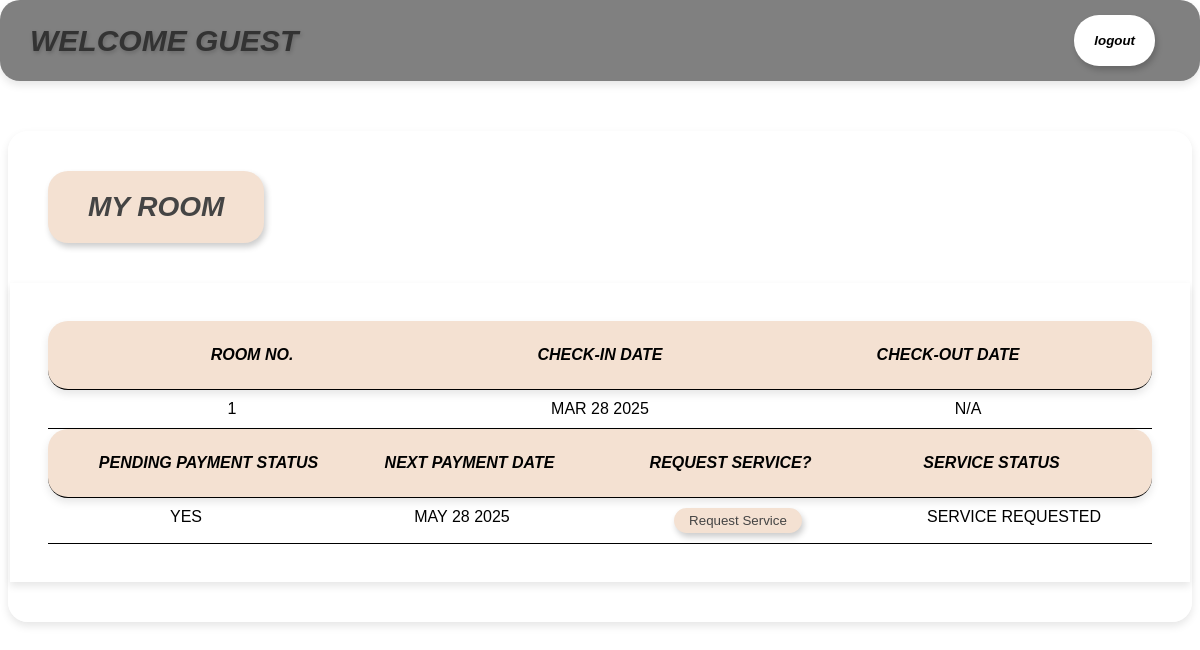
The app's page /guest/guestRoom.php (signed in) with its own data.
### tables this page shows
CREATE TABLE `guestRooms` (
  `id` int(11) NOT NULL,
  `roomNo` int(10) NOT NULL,
  `checkIn` varchar(50) NOT NULL,
  `checkOut` varchar(50) NOT NULL,
  `pendingPayment` varchar(50) NOT NULL,
  `nextPayment` varchar(50) NOT NULL,
  `requestService` varchar(50) NOT NULL
);

### guest/guestRoom.php (the view, shortened to what this page needs)
<?php
echo '<link rel="stylesheet" href="guestRoom.css">';
$roomNo = str_replace("room", "", $_SESSION['room']);
$conn = new mysqli("localhost", "s24100596_magsipoc_residences", "24100596", "s24100596_magsipoc_residences");
$sql = "SELECT * FROM guestRooms WHERE roomNo = '$roomNo'";
$result = $conn->query($sql);
?>
<!DOCTYPE html>
<html lang="en">
<head>
    <link rel="stylesheet" href="guestRoom.css">
</head>
<body>
    <?php include_once('../include/userHeaderGuest.php') ?>
    <div class="container">
        <div class="button-container">
            <a href="guest.php"><div class="button">My Room</div></a>
        </div>
        <div class="full-view-container">
            <div class="row-container header">
                <div class="cell">Room No.</div>
                <div class="cell">Check-In Date</div>
                <div class="cell">Check-Out Date</div>
            </div>
            <?php if ($result->num_rows > 0): ?>
                <?php while($row = $result->fetch_assoc()): ?>
                    <div class="row-container">
                        <div class="cell"><?php echo $row['roomNo']; ?></div>
                        <div class="cell"><?php echo $row['checkIn']; ?></div>
                        <div class="cell"><?php echo $row['checkOut'] ? $row['checkOut'] : "N/A"; ?></div>
                    </div>
                    <div class="row-container header">
                        <div class="cell">Pending Payment Status</div>
                        <div class="cell">Next Payment Date</div>
                        <div class="cell">Request Service?</div>
                        <div class="cell">Service Status</div>
                    </div>
                    <div class="row-container">
                        <div class="cell"><?php echo $row['pendingPayment']; ?></div>
                        <div class="cell"><?php echo $row['nextPayment']; ?></div>
                        <div class="cell">
                            <button class="edit-button" onclick="sendServiceRequest('<?php echo $row['roomNo']; ?>')">Request Service</button>
                        </div>
                        <div class="cell status-<?php echo $row['roomNo']; ?>"><?php echo $row['requestService'] == 'YES' ? 'Service Requested' : 'Pending'; ?></div>
                    </div>
                <?php endwhile; ?>
            <?php else: ?>
                <div class="row-container">
                    <div class="cell" colspan="4">No details available for this room.</div>
                </div>
            <?php endif; ?>
        </div>
    </div>
</body>
</html>

### guest/guestRoom.css (style rules this page uses)
body { margin: 0; padding: 0; text-align: center; font-family: 'Arial', sans-serif; background-image: url(../include/background.jpg); background-size: cover; background-position: center; background-attachment: fixed; }
.header { display: flex; justify-content: space-between; background-color: rgba(255, 255, 255, 0.8); align-items: center; padding: 20px 40px; border-radius: 20px; box-shadow: 0 4px 8px rgba(0, 0, 0, 0.1); }
.container { position: relative; margin: 50px auto; width: 92%; height: auto; background: rgba(255, 255, 255, 0.8); border-radius: 20px; padding: 40px; box-shadow: 0 4px 8px rgba(0, 0, 0, 0.1); display: flex; flex-direction: column; align-items: center; }
.button-container { display: flex; justify-content: space-between; width: 100%; padding: 0 20px; }
.button { background-color: #f4e1d2; color: #444; padding: 20px 40px; border-radius: 20px; font-size: 28px; font-weight: bold; font-style: italic; cursor: pointer; text-transform: uppercase; transition: 0.3s ease-in-out; box-shadow: 2px 4px 6px rgba(0, 0, 0, 0.2); }
.full-view-container { width: 100%; margin-top: 40px; padding: 38px; background: rgba(255, 255, 255, 0.8); box-shadow: 0 4px 8px rgba(0, 0, 0, 0.1); }
.row-container { display: flex; justify-content: space-between; border-bottom: 1px solid black; }
.row-container.header { font-weight: bold; font-style: italic; background-color: #f4e1d2; }
.cell { flex: 1; padding: 10px; text-align: center; text-transform: uppercase; }
.edit-button { padding: 5px 15px; background-color: #f4e1d2; color: #444; border: none; border-radius: 20px; cursor: pointer; transition: all 0.3s ease; box-shadow: 2px 4px 6px rgba(0, 0, 0, 0.2); }
a { text-decoration: none; }

### include/userHeader.css (style rules this page uses)
.header { display: flex; justify-content: space-between; background-color: gray; align-items: center; padding: 15px 30px; }

### records on screen
guestrooms: roomNo "1", checkIn "MAR 28 2025", checkOut "N/A", pendingPayment "YES", nextPayment "MAY 28 2025", requestService "SERVICE REQUESTED"
